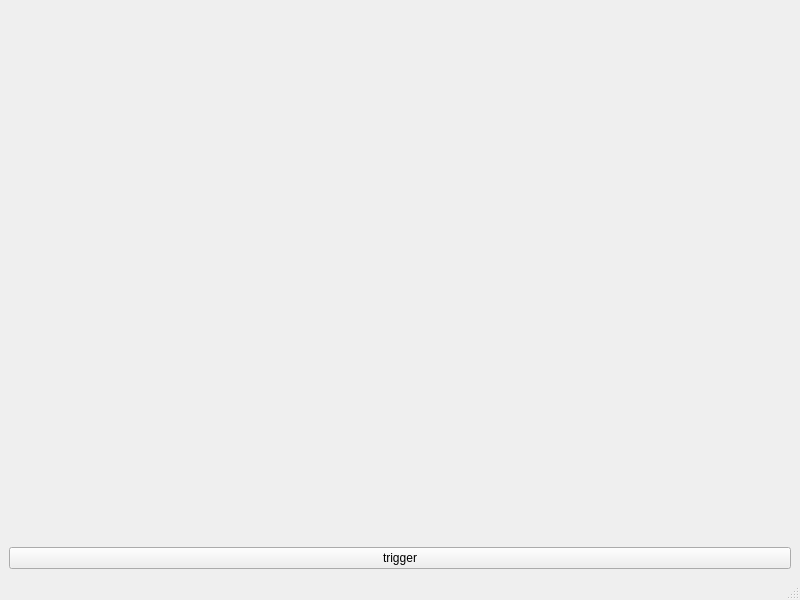
<?xml version="1.0" encoding="UTF-8"?>
<ui version="4.0">
 <class>MainWindow</class>
 <widget class="QMainWindow" name="MainWindow">
  <property name="geometry">
   <rect>
    <x>0</x>
    <y>0</y>
    <width>800</width>
    <height>600</height>
   </rect>
  </property>
  <property name="windowTitle">
   <string>MainWindow</string>
  </property>
  <widget class="QWidget" name="centralwidget">
   <layout class="QHBoxLayout" name="horizontalLayout">
    <item>
     <layout class="QVBoxLayout" name="verticalLayout">
      <item>
       <widget class="QChartView" name="view" native="true"/>
      </item>
      <item>
       <widget class="QPushButton" name="trigger">
        <property name="text">
         <string>trigger</string>
        </property>
       </widget>
      </item>
     </layout>
    </item>
   </layout>
  </widget>
  <widget class="QMenuBar" name="menubar">
   <property name="geometry">
    <rect>
     <x>0</x>
     <y>0</y>
     <width>800</width>
     <height>25</height>
    </rect>
   </property>
  </widget>
  <widget class="QStatusBar" name="statusbar"/>
 </widget>
 <customwidgets>
  <customwidget>
   <class>QChartView</class>
   <extends>QWidget</extends>
   <header location="global">QtChats/QChartView</header>
   <container>1</container>
  </customwidget>
 </customwidgets>
 <resources/>
 <connections/>
</ui>
